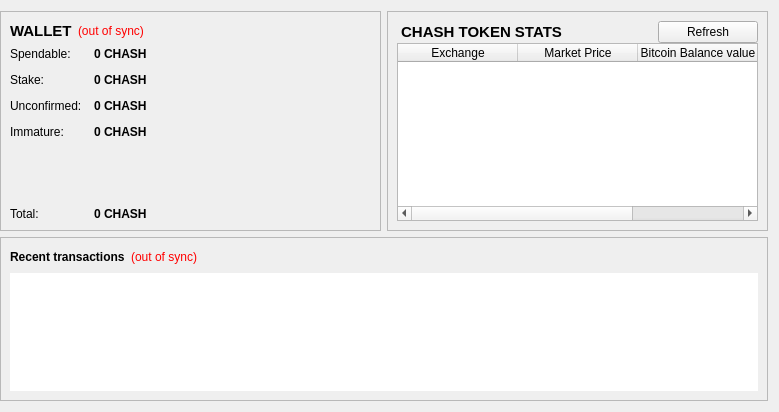
<?xml version="1.0" encoding="UTF-8"?>
<ui version="4.0">
 <class>OverviewPage</class>
 <widget class="QWidget" name="OverviewPage">
  <property name="geometry">
   <rect>
    <x>0</x>
    <y>0</y>
    <width>779</width>
    <height>412</height>
   </rect>
  </property>
  <property name="windowTitle">
   <string>Form</string>
  </property>
  <layout class="QGridLayout" name="gridLayout">
   <property name="leftMargin">
    <number>0</number>
   </property>
   <item row="0" column="0">
    <widget class="QFrame" name="walletContainer">
     <property name="sizePolicy">
      <sizepolicy hsizetype="Preferred" vsizetype="Maximum">
       <horstretch>0</horstretch>
       <verstretch>0</verstretch>
      </sizepolicy>
     </property>
     <property name="maximumSize">
      <size>
       <width>16777215</width>
       <height>220</height>
      </size>
     </property>
     <property name="frameShape">
      <enum>QFrame::StyledPanel</enum>
     </property>
     <property name="frameShadow">
      <enum>QFrame::Raised</enum>
     </property>
     <layout class="QVBoxLayout" name="verticalLayout_4">
      <item>
       <layout class="QHBoxLayout" name="walletHeader">
        <item>
         <widget class="QLabel" name="label_5">
          <property name="font">
           <font>
            <pointsize>11</pointsize>
            <weight>75</weight>
            <bold>true</bold>
           </font>
          </property>
          <property name="styleSheet">
           <string notr="true">background-color: transparent;</string>
          </property>
          <property name="text">
           <string>WALLET</string>
          </property>
         </widget>
        </item>
        <item>
         <widget class="QLabel" name="labelWalletStatus">
          <property name="toolTip">
           <string>The displayed information may be out of date. Your wallet automatically synchronizes with the Cleverhash network after a connection is established, but this process has not completed yet.</string>
          </property>
          <property name="styleSheet">
           <string notr="true">QLabel { color: red;Background-color:transparent }</string>
          </property>
          <property name="text">
           <string notr="true">(out of sync)</string>
          </property>
          <property name="alignment">
           <set>Qt::AlignLeading|Qt::AlignLeft|Qt::AlignVCenter</set>
          </property>
         </widget>
        </item>
        <item>
         <spacer name="horizontalSpacer_2">
          <property name="orientation">
           <enum>Qt::Horizontal</enum>
          </property>
          <property name="sizeHint" stdset="0">
           <size>
            <width>40</width>
            <height>20</height>
           </size>
          </property>
         </spacer>
        </item>
       </layout>
      </item>
      <item>
       <layout class="QFormLayout" name="walletStatus">
        <property name="fieldGrowthPolicy">
         <enum>QFormLayout::AllNonFixedFieldsGrow</enum>
        </property>
        <property name="horizontalSpacing">
         <number>12</number>
        </property>
        <property name="verticalSpacing">
         <number>12</number>
        </property>
        <item row="0" column="0">
         <widget class="QLabel" name="label">
          <property name="styleSheet">
           <string notr="true">background-color: transparent;</string>
          </property>
          <property name="text">
           <string>Spendable:</string>
          </property>
         </widget>
        </item>
        <item row="0" column="1">
         <widget class="QLabel" name="labelBalance">
          <property name="font">
           <font>
            <weight>75</weight>
            <bold>true</bold>
           </font>
          </property>
          <property name="cursor">
           <cursorShape>IBeamCursor</cursorShape>
          </property>
          <property name="toolTip">
           <string>Your current spendable balance</string>
          </property>
          <property name="styleSheet">
           <string notr="true"/>
          </property>
          <property name="text">
           <string notr="true">0 CHASH</string>
          </property>
          <property name="textInteractionFlags">
           <set>Qt::LinksAccessibleByMouse|Qt::TextSelectableByKeyboard|Qt::TextSelectableByMouse</set>
          </property>
         </widget>
        </item>
        <item row="1" column="0">
         <widget class="QLabel" name="label_6">
          <property name="styleSheet">
           <string notr="true">background-color: transparent;</string>
          </property>
          <property name="text">
           <string>Stake:</string>
          </property>
         </widget>
        </item>
        <item row="1" column="1">
         <widget class="QLabel" name="labelStake">
          <property name="font">
           <font>
            <weight>75</weight>
            <bold>true</bold>
           </font>
          </property>
          <property name="cursor">
           <cursorShape>IBeamCursor</cursorShape>
          </property>
          <property name="toolTip">
           <string>Total of coins that was staked, and do not yet count toward the current balance</string>
          </property>
          <property name="text">
           <string notr="true">0 CHASH</string>
          </property>
          <property name="textInteractionFlags">
           <set>Qt::LinksAccessibleByMouse|Qt::TextSelectableByKeyboard|Qt::TextSelectableByMouse</set>
          </property>
         </widget>
        </item>
        <item row="2" column="0">
         <widget class="QLabel" name="label_3">
          <property name="styleSheet">
           <string notr="true">background-color: transparent;</string>
          </property>
          <property name="text">
           <string>Unconfirmed:</string>
          </property>
         </widget>
        </item>
        <item row="2" column="1">
         <widget class="QLabel" name="labelUnconfirmed">
          <property name="font">
           <font>
            <weight>75</weight>
            <bold>true</bold>
           </font>
          </property>
          <property name="cursor">
           <cursorShape>IBeamCursor</cursorShape>
          </property>
          <property name="toolTip">
           <string>Total of transactions that have yet to be confirmed, and do not yet count toward the current balance</string>
          </property>
          <property name="text">
           <string notr="true">0 CHASH</string>
          </property>
          <property name="textInteractionFlags">
           <set>Qt::LinksAccessibleByMouse|Qt::TextSelectableByKeyboard|Qt::TextSelectableByMouse</set>
          </property>
         </widget>
        </item>
        <item row="3" column="0">
         <widget class="QLabel" name="labelImmatureText">
          <property name="styleSheet">
           <string notr="true">background-color: transparent;</string>
          </property>
          <property name="text">
           <string>Immature:</string>
          </property>
         </widget>
        </item>
        <item row="3" column="1">
         <widget class="QLabel" name="labelImmature">
          <property name="font">
           <font>
            <weight>75</weight>
            <bold>true</bold>
           </font>
          </property>
          <property name="toolTip">
           <string>Mined balance that has not yet matured</string>
          </property>
          <property name="text">
           <string notr="true">0 CHASH</string>
          </property>
          <property name="textInteractionFlags">
           <set>Qt::LinksAccessibleByMouse|Qt::TextSelectableByKeyboard|Qt::TextSelectableByMouse</set>
          </property>
         </widget>
        </item>
        <item row="4" column="0">
         <spacer name="verticalSpacer">
          <property name="orientation">
           <enum>Qt::Vertical</enum>
          </property>
          <property name="sizeHint" stdset="0">
           <size>
            <width>20</width>
            <height>40</height>
           </size>
          </property>
         </spacer>
        </item>
        <item row="4" column="1">
         <spacer name="verticalSpacer_2">
          <property name="orientation">
           <enum>Qt::Vertical</enum>
          </property>
          <property name="sizeHint" stdset="0">
           <size>
            <width>20</width>
            <height>40</height>
           </size>
          </property>
         </spacer>
        </item>
        <item row="5" column="0">
         <widget class="QLabel" name="labelTotalText">
          <property name="styleSheet">
           <string notr="true">background-color: transparent;</string>
          </property>
          <property name="text">
           <string>Total:</string>
          </property>
         </widget>
        </item>
        <item row="5" column="1">
         <widget class="QLabel" name="labelTotal">
          <property name="font">
           <font>
            <weight>75</weight>
            <bold>true</bold>
           </font>
          </property>
          <property name="cursor">
           <cursorShape>IBeamCursor</cursorShape>
          </property>
          <property name="toolTip">
           <string>Your current total balance</string>
          </property>
          <property name="text">
           <string notr="true">0 CHASH</string>
          </property>
          <property name="textInteractionFlags">
           <set>Qt::LinksAccessibleByMouse|Qt::TextSelectableByKeyboard|Qt::TextSelectableByMouse</set>
          </property>
         </widget>
        </item>
       </layout>
      </item>
     </layout>
    </widget>
   </item>
   <item row="0" column="1">
    <widget class="QFrame" name="hashTokenStatusContainer">
     <property name="sizePolicy">
      <sizepolicy hsizetype="Preferred" vsizetype="Fixed">
       <horstretch>0</horstretch>
       <verstretch>0</verstretch>
      </sizepolicy>
     </property>
     <property name="maximumSize">
      <size>
       <width>16777215</width>
       <height>220</height>
      </size>
     </property>
     <property name="frameShape">
      <enum>QFrame::StyledPanel</enum>
     </property>
     <property name="frameShadow">
      <enum>QFrame::Raised</enum>
     </property>
     <layout class="QVBoxLayout" name="verticalLayout_2">
      <property name="spacing">
       <number>0</number>
      </property>
      <item>
       <layout class="QHBoxLayout" name="hashTokenStatusHeader">
        <item>
         <widget class="QLabel" name="label_7">
          <property name="font">
           <font>
            <pointsize>11</pointsize>
            <weight>75</weight>
            <bold>true</bold>
           </font>
          </property>
          <property name="styleSheet">
           <string notr="true">background-color: transparent;</string>
          </property>
          <property name="text">
           <string> CHASH TOKEN STATS</string>
          </property>
          <property name="indent">
           <number>0</number>
          </property>
         </widget>
        </item>
        <item>
         <spacer name="horizontalSpacer_3">
          <property name="orientation">
           <enum>Qt::Horizontal</enum>
          </property>
          <property name="sizeHint" stdset="0">
           <size>
            <width>40</width>
            <height>20</height>
           </size>
          </property>
         </spacer>
        </item>
        <item>
         <widget class="QPushButton" name="btnRefreshMarket">
          <property name="sizePolicy">
           <sizepolicy hsizetype="Minimum" vsizetype="Maximum">
            <horstretch>0</horstretch>
            <verstretch>0</verstretch>
           </sizepolicy>
          </property>
          <property name="minimumSize">
           <size>
            <width>100</width>
            <height>0</height>
           </size>
          </property>
          <property name="text">
           <string>Refresh</string>
          </property>
         </widget>
        </item>
       </layout>
      </item>
      <item>
       <widget class="QTableWidget" name="marketsView">
        <property name="editTriggers">
         <set>QAbstractItemView::NoEditTriggers</set>
        </property>
        <property name="selectionMode">
         <enum>QAbstractItemView::SingleSelection</enum>
        </property>
        <property name="selectionBehavior">
         <enum>QAbstractItemView::SelectRows</enum>
        </property>
        <property name="showGrid">
         <bool>false</bool>
        </property>
        <property name="gridStyle">
         <enum>Qt::NoPen</enum>
        </property>
        <attribute name="horizontalHeaderDefaultSectionSize">
         <number>120</number>
        </attribute>
        <attribute name="horizontalHeaderHighlightSections">
         <bool>false</bool>
        </attribute>
        <attribute name="horizontalHeaderStretchLastSection">
         <bool>true</bool>
        </attribute>
        <attribute name="verticalHeaderVisible">
         <bool>false</bool>
        </attribute>
        <column>
         <property name="text">
          <string>Exchange</string>
         </property>
        </column>
        <column>
         <property name="text">
          <string>Market Price</string>
         </property>
        </column>
        <column>
         <property name="text">
          <string>Bitcoin Balance value</string>
         </property>
        </column>
       </widget>
      </item>
     </layout>
    </widget>
   </item>
   <item row="1" column="0" colspan="2">
    <widget class="QFrame" name="transactionContainer">
     <property name="frameShape">
      <enum>QFrame::StyledPanel</enum>
     </property>
     <property name="frameShadow">
      <enum>QFrame::Raised</enum>
     </property>
     <layout class="QVBoxLayout" name="verticalLayout">
      <item>
       <layout class="QHBoxLayout" name="recentTransactionsHeader">
        <item>
         <widget class="QLabel" name="label_4">
          <property name="styleSheet">
           <string notr="true">background-color: transparent;</string>
          </property>
          <property name="text">
           <string>&lt;b&gt;Recent transactions&lt;/b&gt;</string>
          </property>
         </widget>
        </item>
        <item>
         <widget class="QLabel" name="labelTransactionsStatus">
          <property name="toolTip">
           <string>The displayed information may be out of date. Your wallet automatically synchronizes with the Cleverhash network after a connection is established, but this process has not completed yet.</string>
          </property>
          <property name="styleSheet">
           <string notr="true">QLabel { color: red;Background-color:transparent }</string>
          </property>
          <property name="text">
           <string notr="true">(out of sync)</string>
          </property>
          <property name="alignment">
           <set>Qt::AlignRight|Qt::AlignTrailing|Qt::AlignVCenter</set>
          </property>
         </widget>
        </item>
        <item>
         <spacer name="horizontalSpacer">
          <property name="orientation">
           <enum>Qt::Horizontal</enum>
          </property>
          <property name="sizeHint" stdset="0">
           <size>
            <width>40</width>
            <height>20</height>
           </size>
          </property>
         </spacer>
        </item>
       </layout>
      </item>
      <item>
       <widget class="QListView" name="listTransactions">
        <property name="frameShape">
         <enum>QFrame::NoFrame</enum>
        </property>
        <property name="horizontalScrollBarPolicy">
         <enum>Qt::ScrollBarAlwaysOff</enum>
        </property>
        <property name="editTriggers">
         <set>QAbstractItemView::NoEditTriggers</set>
        </property>
        <property name="selectionMode">
         <enum>QAbstractItemView::NoSelection</enum>
        </property>
       </widget>
      </item>
     </layout>
    </widget>
   </item>
  </layout>
 </widget>
 <resources/>
 <connections/>
</ui>
